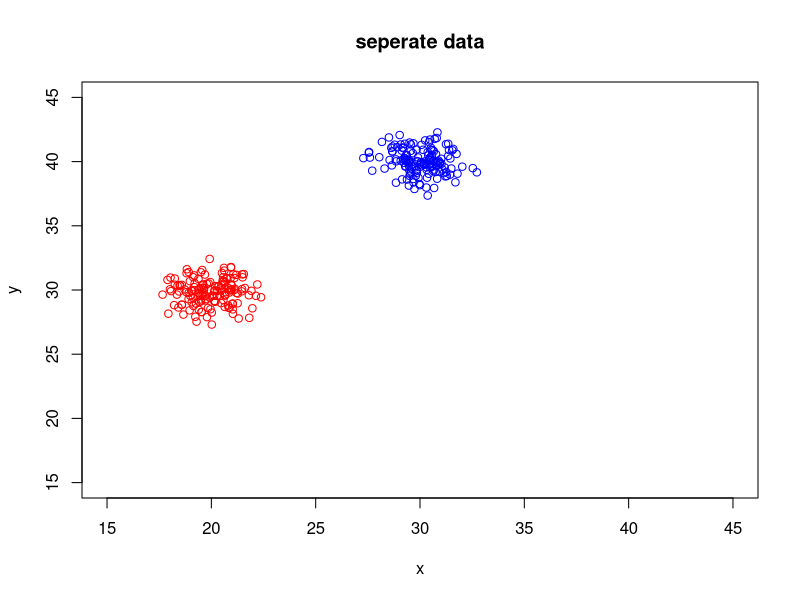
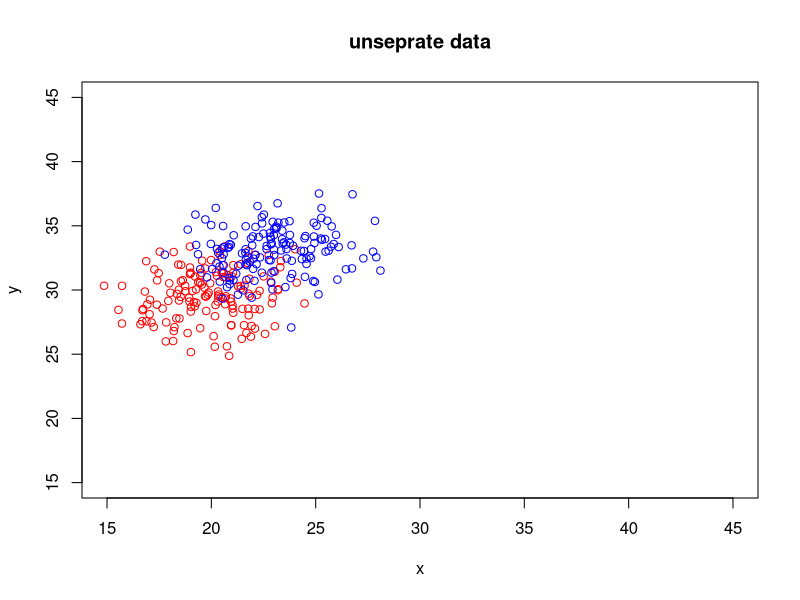

Source code (R) for these figures, in order:
## svm ##
#########

#generate data
set.seed(500)
data1 <- cbind(rnorm(150, 20, 1), rnorm(150, 30, 1), matrix(-1, 150, 1))
data2 <- cbind(rnorm(150, 30, 1), rnorm(150, 40, 1), matrix(1, 150, 1))
sepdata <- rbind(data1, data2)
plot(15:45, 15:45, type = "n", main='seperate data', ylab='y', xlab='x')
points(data1[,1], data1[,2], col = "red")
points(data2[,1], data2[,2], col = "blue")

data3 <- cbind(rnorm(150, 20, 2), rnorm(150, 30, 2), matrix(-1, 150, 1))
data4 <- cbind(rnorm(150, 23, 2), rnorm(150, 33, 2), matrix(1, 150, 1))
unsepdata <- rbind(data3, data4)
plot(15:45, 15:45, type = "n", main='unseprate data', ylab='y', xlab='x')
points(data3[,1], data3[,2], col = "red")
points(data4[,1], data4[,2], col = "blue")